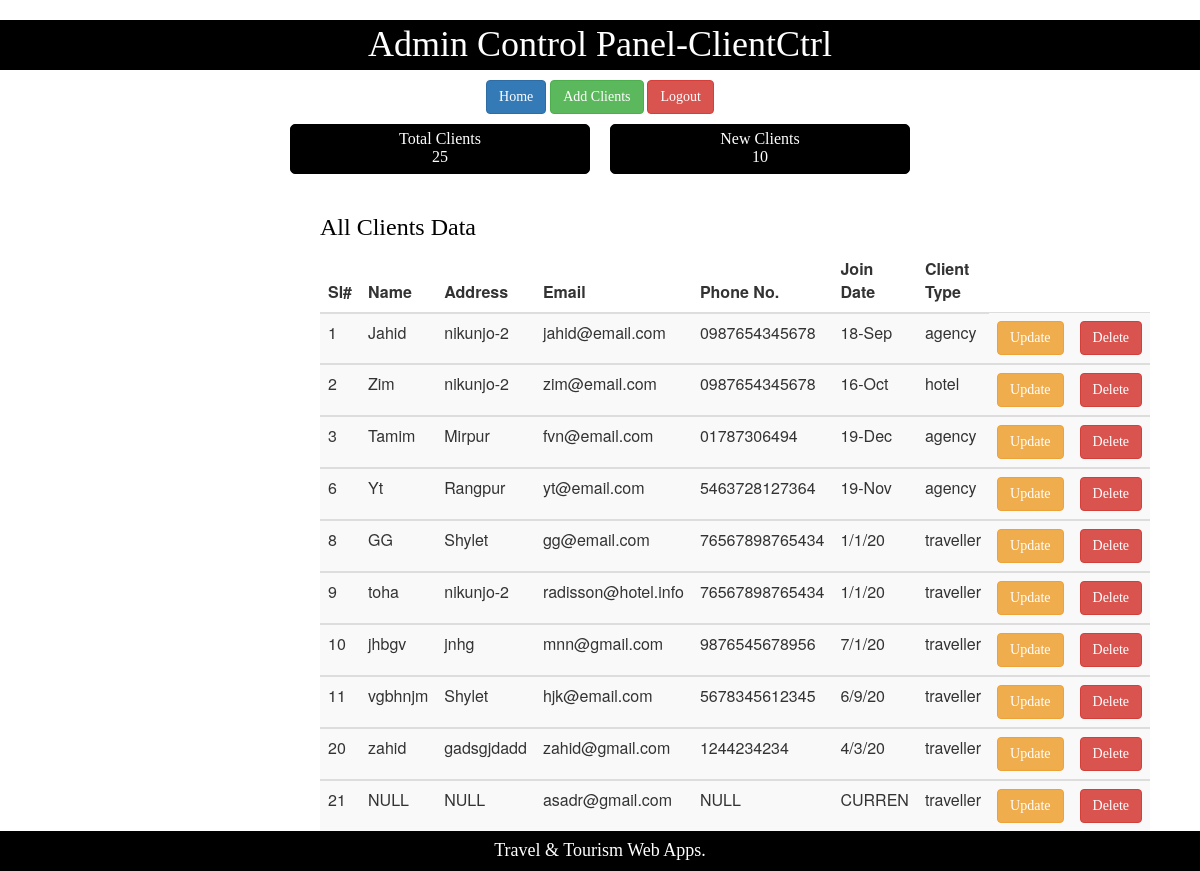
Page /Admin_ClientsCtrl.php on the committed database.
### tables this page shows
CREATE TABLE `profile` (
  `sl` int(5) NOT NULL,
  `name` varchar(30) DEFAULT 'null',
  `address` varchar(50) DEFAULT 'null',
  `email` varchar(30) NOT NULL,
  `phone_no` varchar(20) DEFAULT 'null',
  `join_date` varchar(6) NOT NULL DEFAULT current_timestamp(),
  `type` varchar(30) NOT NULL,
  `status` varchar(30) NOT NULL DEFAULT 'active'
);

### models/db_config.php (called while the page is built, shortened)
<?php
	$db_server="localhost";
	$db_user="root";
	$db_password="";
	$db_name="wt_sp21_f";
	function get($query){
		global $db_server,$db_user,$db_password,$db_name;
		$conn = mysqli_connect($db_server,$db_user,$db_password,$db_name);
		$result = mysqli_query($conn,$query);
		$data=array();
		if(mysqli_num_rows($result) > 0){
			while($row=mysqli_fetch_assoc($result)){
				$data[] = $row;
			}
		}
		return $data;
	}
?>

### controllers/Admin_ClientController.php (called while the page is built, shortened)
<?php
require_once 'models/db_config.php';
   function getAllValidClients(){
   	$query="SELECT * from profile";
   	$result=get($query);
   	return $result;
   }
?>

### Admin_ClientsCtrl.php (the view)
<?php
include 'Admin_Client_Header.php';
require_once 'models/db_config.php';
require_once 'controllers/Admin_ClientController.php';
$result = getAllValidClients();
?>
<div>
	<table  align="center">
		<tr>
			<td>
				<div class="card">
				<span class="text-white"> Total Clients <br>
					25
				</span>
				</div>
			</td>
			<td>
				<div class="card">
				<span class="text-white"> New Clients <br>
					10
				</span>
				</div>
			</td>
		</tr>
	</table>
</div>
<div class="center">
	<h3 class="text">All Clients Data</h3>
	<table class="table table-striped">
		<thead>
			<th>Sl#</th>
			<th>Name</th>
			<th>Address</th>
			<th>Email</th>
			<th>Phone No.</th>
			<th>Join Date</th>
			<th>Client Type</th>
		</thead>
		<?php
		foreach($result as $row):?>
		<tbody>
			<td><?php echo $row["sl"];?></td>
			<td><?php echo $row["name"];?></td>
			<td><?php echo $row["address"];?></td>
			<td><?php echo $row["email"];?></td>
			<td><?php echo $row["phone_no"]?></td>
			<td><?php echo $row["join_date"];?></td>
			<td><?php echo $row["type"];?></td>
            <td><a href="Admin_UpdateClient.php?id=<?php echo $row['sl'];?>" class="btn btn-warning">Update</a></td>
	        <td><a href="controllers/Admin_ClientDeleteController.php?id=<?php echo $row['sl'];?>" class="btn btn-danger">Delete</a></td>
		</tbody>
		<?php endforeach;?>
	</table>
</div>
<?php include 'Admin_Home_Footer.php';?>

### styles/mystyle.css (style rules this page uses)
body { background-color:white; padding:0px; }
.card { border:1px solid black; width:300px; height:50px; margin-left:10px; margin-right:10px; margin-top:10px; border-radius: 5px; text-align: center; background-color:black; padding:5px; }
.text { font-family:consolas; color:black; }
.text-white { font-family:consolas; color:white; }
.center { margin: 0 auto; width:50% ; padding:20px; }
.btn { font-family:consolas; }

### rows in the picture
profile: sl "1", name "Jahid", address "nikunjo-2", email "jahid@email.com", phone_no "0987654345678", join_date "18-Sep", type "agency"
profile: sl "2", name "Zim", address "nikunjo-2", email "zim@email.com", phone_no "0987654345678", join_date "16-Oct", type "hotel"
profile: sl "3", name "Tamim", address "Mirpur", email "fvn@email.com", phone_no "01787306494", join_date "19-Dec", type "agency"
profile: sl "6", name "Yt", address "Rangpur", email "yt@email.com", phone_no "5463728127364", join_date "19-Nov", type "agency"
profile: sl "8", name "GG", address "Shylet", email "gg@email.com", phone_no "76567898765434", join_date "1/1/20", type "traveller"
profile: sl "9", name "toha", address "nikunjo-2", email "radisson@hotel.info", phone_no "76567898765434", join_date "1/1/20", type "traveller"
profile: sl "10", name "jhbgv", address "jnhg", email "mnn@gmail.com", phone_no "9876545678956", join_date "7/1/20", type "traveller"
profile: sl "11", name "vgbhnjm", address "Shylet", email "hjk@email.com", phone_no "5678345612345", join_date "6/9/20", type "traveller"
profile: sl "20", name "zahid", address "gadsgjdadd", email "zahid@gmail.com", phone_no "1244234234", join_date "4/3/20", type "traveller"
profile: sl "21", name "NULL", address "NULL", email "asadr@gmail.com", phone_no "NULL", join_date "CURREN", type "traveller"
